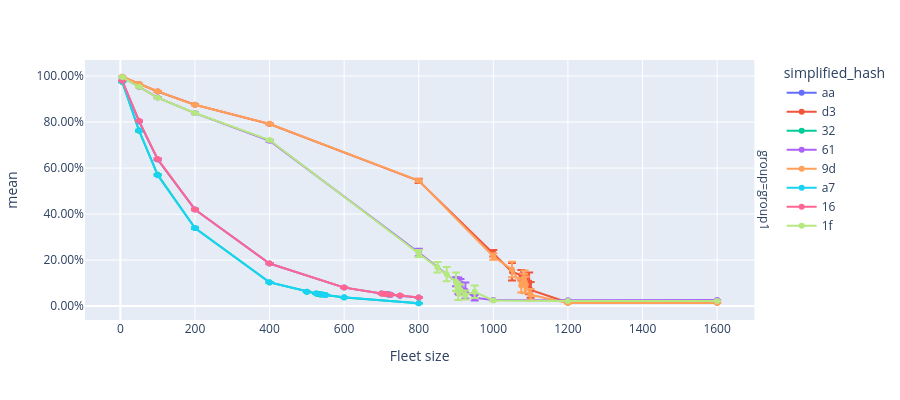

Source (notebook cell):
### Code cell
if len(df) > 0:
    df = df.sort_values("fleet_size")
    fig = px.line(df, x="fleet_size", color="simplified_hash", y="mean", error_y="std",
                  facet_row="group", height=400, markers=True, hover_data=["count"],
                  labels=dict(fleet_size="Fleet size", rejection_rate="Rejection rate"))
    fig.update_yaxes(tickformat=".2%")
    # fig.update_layout(showlegend=False)
    fig.show()
else:
    print("No data")

### Figure 1 — Plotly figure (JSON) as saved in the notebook; plotly's stock layout.template omitted (floating-point values rounded to 4 significant figures)
{"data": [{"customdata": [[10], [10], [10], [10], [10], [10], [10], [10], [10], [10], [5], [10], [10], [10]], "error_y": {"array": [0.0006275, 0.001163, 0.002917, 0.002764, 0.002472, 0.001108, 0.001058, 0.0009049, 0.0007447, 0.0006479, 0.001203, 0.0007315, 0.0007248, 0.001018]}, "hovertemplate": "simplified_hash=aa<br>group=group1<br>Fleet size=%{x}<br>mean=%{y}<br>count=%{customdata[0]}<extra></extra>", "legendgroup": "aa", "line": {"color": "#636efa", "dash": "solid"}, "marker": {"symbol": "circle"}, "mode": "lines+markers", "name": "aa", "orientation": "v", "showlegend": true, "type": "scatter", "x": [5, 50, 100, 200, 400, 600, 700, 712, 715, 718, 721, 725, 750, 800], "xaxis": "x", "y": [0.9787, 0.8028, 0.6373, 0.4202, 0.1849, 0.08036, 0.05462, 0.0522, 0.05165, 0.05091, 0.05061, 0.04938, 0.04521, 0.03753], "yaxis": "y"}, {"customdata": [[10], [10], [10], [10], [10], [10], [10], [10], [5], [5], [5], [5], [10], [10], [10]], "error_y": {"array": [0.0004969, 0.000956, 0.001872, 0.002328, 0.002256, 0.009685, 0.01432, 0.03776, 0.02253, 0.02065, 0.01333, 0.04715, 0.03467, 0.0005485, 0.0003945]}, "hovertemplate": "simplified_hash=d3<br>group=group1<br>Fleet size=%{x}<br>mean=%{y}<br>count=%{customdata[0]}<extra></extra>", "legendgroup": "d3", "line": {"color": "#EF553B", "dash": "solid"}, "marker": {"symbol": "circle"}, "mode": "lines+markers", "name": "d3", "orientation": "v", "showlegend": true, "type": "scatter", "x": [5, 50, 100, 200, 400, 800, 1000, 1050, 1075, 1087, 1093, 1096, 1100, 1200, 1600], "xaxis": "x", "y": [0.9968, 0.9658, 0.9331, 0.8753, 0.7913, 0.5443, 0.23, 0.1491, 0.1339, 0.1132, 0.09733, 0.09907, 0.07049, 0.01553, 0.01589], "yaxis": "y"}, {"customdata": [[10], [10], [10], [10], [10], [10], [10], [10], [10], [10], [10], [10], [10]], "error_y": {"array": [0.001042, 0.003322, 0.002169, 0.002472, 0.001778, 0.001448, 0.0006349, 0.001351, 0.001178, 0.0007853, 0.000852, 0.0006639, 0.0008735]}, "hovertemplate": "simplified_hash=32<br>group=group1<br>Fleet size=%{x}<br>mean=%{y}<br>count=%{customdata[0]}<extra></extra>", "legendgroup": "32", "line": {"color": "#00cc96", "dash": "solid"}, "marker": {"symbol": "circle"}, "mode": "lines+markers", "name": "32", "orientation": "v", "showlegend": true, "type": "scatter", "x": [5, 50, 100, 200, 400, 500, 525, 531, 534, 537, 550, 600, 800], "xaxis": "x", "y": [0.9745, 0.7624, 0.5712, 0.3397, 0.103, 0.06218, 0.05473, 0.05224, 0.05172, 0.05052, 0.04849, 0.03768, 0.01243], "yaxis": "y"}, {"customdata": [[10], [10], [10], [10], [10], [10], [10], [10], [5], [10], [10], [10], [10], [10], [10]], "error_y": {"array": [0.0005203, 0.001059, 0.002599, 0.002539, 0.004091, 0.01649, 0.01957, 0.03535, 0.02884, 0.0262, 0.03508, 0.01209, 0.0005161, 0.0006596, 0.0006247]}, "hovertemplate": "simplified_hash=61<br>group=group1<br>Fleet size=%{x}<br>mean=%{y}<br>count=%{customdata[0]}<extra></extra>", "legendgroup": "61", "line": {"color": "#ab63fa", "dash": "solid"}, "marker": {"symbol": "circle"}, "mode": "lines+markers", "name": "61", "orientation": "v", "showlegend": true, "type": "scatter", "x": [5, 50, 100, 200, 400, 800, 900, 906, 909, 912, 925, 950, 1000, 1200, 1600], "xaxis": "x", "y": [0.9952, 0.952, 0.9066, 0.8391, 0.7191, 0.2328, 0.106, 0.08872, 0.07735, 0.09152, 0.06776, 0.03615, 0.02634, 0.02515, 0.02618], "yaxis": "y"}, {"customdata": [[10], [10], [10], [10], [10], [10], [10], [10], [10], [5], [5], [5], [10], [10], [10]], "error_y": {"array": [0.0005633, 0.001135, 0.00226, 0.00219, 0.002071, 0.004656, 0.01418, 0.03376, 0.03132, 0.02173, 0.04978, 0.03582, 0.02507, 0.0004648, 0.0003085]}, "hovertemplate": "simplified_hash=9d<br>group=group1<br>Fleet size=%{x}<br>mean=%{y}<br>count=%{customdata[0]}<extra></extra>", "legendgroup": "9d", "line": {"color": "#FFA15A", "dash": "solid"}, "marker": {"symbol": "circle"}, "mode": "lines+markers", "name": "9d", "orientation": "v", "showlegend": true, "type": "scatter", "x": [5, 50, 100, 200, 400, 800, 1000, 1050, 1075, 1081, 1084, 1087, 1100, 1200, 1600], "xaxis": "x", "y": [0.997, 0.9657, 0.9335, 0.875, 0.7923, 0.5454, 0.2158, 0.1595, 0.09012, 0.1194, 0.1052, 0.09299, 0.04907, 0.01309, 0.01355], "yaxis": "y"}, {"customdata": [[10], [10], [10], [10], [10], [10], [10], [10], [10], [10], [10], [10], [10]], "error_y": {"array": [0.00071, 0.001512, 0.002109, 0.003504, 0.001749, 0.001073, 0.001075, 0.001263, 0.001435, 0.001531, 0.0008191, 0.001184, 0.0004717]}, "hovertemplate": "simplified_hash=a7<br>group=group1<br>Fleet size=%{x}<br>mean=%{y}<br>count=%{customdata[0]}<extra></extra>", "legendgroup": "a7", "line": {"color": "#19d3f3", "dash": "solid"}, "marker": {"symbol": "circle"}, "mode": "lines+markers", "name": "a7", "orientation": "v", "showlegend": true, "type": "scatter", "x": [5, 50, 100, 200, 400, 500, 525, 537, 540, 543, 550, 600, 800], "xaxis": "x", "y": [0.9755, 0.7646, 0.5686, 0.3392, 0.1035, 0.06241, 0.05456, 0.05164, 0.05055, 0.05038, 0.04808, 0.03839, 0.01275], "yaxis": "y"}, {"customdata": [[10], [10], [10], [10], [10], [10], [10], [10], [10], [10], [10], [10], [10]], "error_y": {"array": [0.0006366, 0.00176, 0.003166, 0.003204, 0.002579, 0.001038, 0.001203, 0.001024, 0.001174, 0.001496, 0.0009019, 0.0009791, 0.0009956]}, "hovertemplate": "simplified_hash=16<br>group=group1<br>Fleet size=%{x}<br>mean=%{y}<br>count=%{customdata[0]}<extra></extra>", "legendgroup": "16", "line": {"color": "#FF6692", "dash": "solid"}, "marker": {"symbol": "circle"}, "mode": "lines+markers", "name": "16", "orientation": "v", "showlegend": true, "type": "scatter", "x": [5, 50, 100, 200, 400, 600, 700, 706, 709, 712, 725, 750, 800], "xaxis": "x", "y": [0.9798, 0.8057, 0.6397, 0.4202, 0.1852, 0.08064, 0.05471, 0.05367, 0.05313, 0.05259, 0.04931, 0.04577, 0.03781], "yaxis": "y"}, {"customdata": [[10], [10], [10], [10], [10], [10], [10], [10], [10], [5], [5], [5], [5], [5], [10], [10], [10]], "error_y": {"array": [0.0008644, 0.002012, 0.002424, 0.001672, 0.003812, 0.01535, 0.02276, 0.0308, 0.03997, 0.01859, 0.03456, 0.02383, 0.01953, 0.02743, 0.001032, 0.0003874, 0.0006995]}, "hovertemplate": "simplified_hash=1f<br>group=group1<br>Fleet size=%{x}<br>mean=%{y}<br>count=%{customdata[0]}<extra></extra>", "legendgroup": "1f", "line": {"color": "#B6E880", "dash": "solid"}, "marker": {"symbol": "circle"}, "mode": "lines+markers", "name": "1f", "orientation": "v", "showlegend": true, "type": "scatter", "x": [5, 50, 100, 200, 400, 800, 850, 875, 900, 903, 906, 912, 925, 950, 1000, 1200, 1600], "xaxis": "x", "y": [0.9956, 0.9537, 0.9056, 0.8393, 0.7218, 0.2289, 0.1692, 0.1388, 0.1062, 0.08513, 0.06063, 0.06971, 0.04859, 0.06229, 0.02472, 0.02234, 0.02253], "yaxis": "y"}], "layout": {"annotations": [{"font": {}, "showarrow": false, "text": "group=group1", "textangle": 90, "x": 0.98, "xanchor": "left", "xref": "paper", "y": 0.5, "yanchor": "middle", "yref": "paper"}], "height": 400, "legend": {"title": {"text": "simplified_hash"}, "tracegroupgap": 0}, "margin": {"t": 60}, "xaxis": {"anchor": "y", "domain": [0, 0.98], "title": {"text": "Fleet size"}}, "yaxis": {"anchor": "x", "domain": [0, 1], "tickformat": ".2%", "title": {"text": "mean"}}}}
